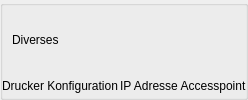
               <widget class="QGroupBox" name="groupBox_4">
                <property name="styleSheet">
                 <string notr="true">margin-top:0px;</string>
                </property>
                <property name="title">
                 <string/>
                </property>
                <property name="flat">
                 <bool>false</bool>
                </property>
                <layout class="QVBoxLayout" name="verticalLayout_20">
                 <property name="spacing">
                  <number>0</number>
                 </property>
                 <property name="leftMargin">
                  <number>0</number>
                 </property>
                 <property name="topMargin">
                  <number>0</number>
                 </property>
                 <property name="rightMargin">
                  <number>0</number>
                 </property>
                 <property name="bottomMargin">
                  <number>0</number>
                 </property>
                 <item>
                  <widget class="QLabel" name="label">
                   <property name="styleSheet">
                    <string notr="true">margin:4px; padding:4px;</string>
                   </property>
                   <property name="text">
                    <string>Diverses</string>
                   </property>
                  </widget>
                 </item>
                 <item>
                  <layout class="QGridLayout" name="gridLayout_3">
                   <item row="0" column="0">
                    <widget class="QPushButton" name="printconf">
                     <property name="sizePolicy">
                      <sizepolicy hsizetype="Preferred" vsizetype="Preferred">
                       <horstretch>0</horstretch>
                       <verstretch>0</verstretch>
                      </sizepolicy>
                     </property>
                     <property name="focusPolicy">
                      <enum>Qt::TabFocus</enum>
                     </property>
                     <property name="text">
                      <string>Drucker Konfiguration</string>
                     </property>
                     <property name="icon">
                      <iconset>
                       <normaloff>../pixmaps/printer.png</normaloff>../pixmaps/printer.png</iconset>
                     </property>
                     <property name="iconSize">
                      <size>
                       <width>32</width>
                       <height>32</height>
                      </size>
                     </property>
                     <property name="autoDefault">
                      <bool>false</bool>
                     </property>
                     <property name="flat">
                      <bool>true</bool>
                     </property>
                    </widget>
                   </item>
                   <item row="0" column="1">
                    <widget class="QPushButton" name="showip">
                     <property name="focusPolicy">
                      <enum>Qt::TabFocus</enum>
                     </property>
                     <property name="toolTip">
                      <string>IP Adresse anzeigen</string>
                     </property>
                     <property name="text">
                      <string>IP Adresse</string>
                     </property>
                     <property name="icon">
                      <iconset>
                       <normaloff>../pixmaps/tag.png</normaloff>../pixmaps/tag.png</iconset>
                     </property>
                     <property name="iconSize">
                      <size>
                       <width>32</width>
                       <height>32</height>
                      </size>
                     </property>
                     <property name="autoDefault">
                      <bool>false</bool>
                     </property>
                     <property name="flat">
                      <bool>true</bool>
                     </property>
                    </widget>
                   </item>
                   <item row="0" column="2">
                    <widget class="QPushButton" name="starthotspot">
                     <property name="focusPolicy">
                      <enum>Qt::TabFocus</enum>
                     </property>
                     <property name="toolTip">
                      <string>Accesspoint aktivieren</string>
                     </property>
                     <property name="statusTip">
                      <string/>
                     </property>
                     <property name="text">
                      <string>Accesspoint</string>
                     </property>
                     <property name="icon">
                      <iconset>
                       <normaloff>../pixmaps/network-wireless.png</normaloff>../pixmaps/network-wireless.png</iconset>
                     </property>
                     <property name="iconSize">
                      <size>
                       <width>32</width>
                       <height>32</height>
                      </size>
                     </property>
                     <property name="autoDefault">
                      <bool>false</bool>
                     </property>
                     <property name="flat">
                      <bool>true</bool>
                     </property>
                    </widget>
                   </item>
                  </layout>
                 </item>
                 <item>
                  <spacer name="verticalSpacer_3">
                   <property name="orientation">
                    <enum>Qt::Vertical</enum>
                   </property>
                   <property name="sizeType">
                    <enum>QSizePolicy::Fixed</enum>
                   </property>
                   <property name="sizeHint" stdset="0">
                    <size>
                     <width>20</width>
                     <height>5</height>
                    </size>
                   </property>
                  </spacer>
                 </item>
                </layout>
               </widget>
